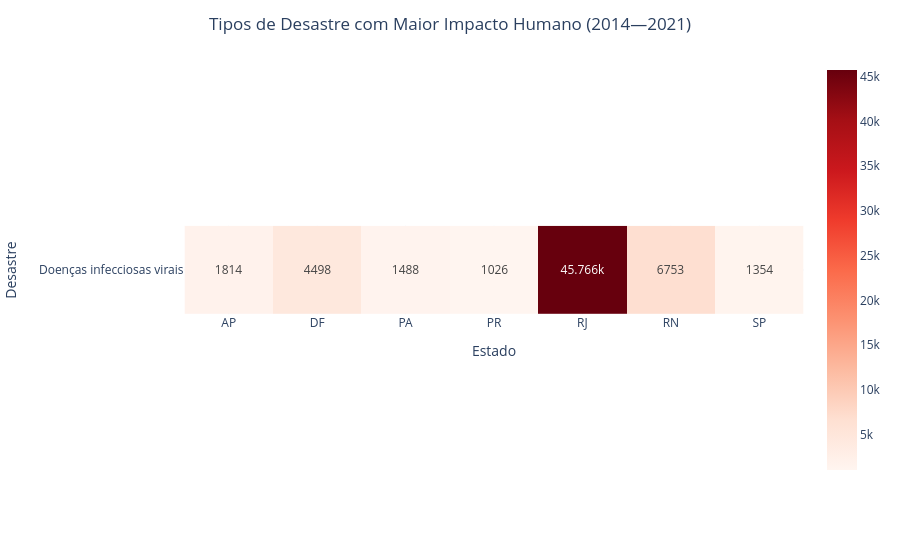

Source (notebook cell):
### Markdown cell above
Criar gráfico
- Heatmap

### Code cell
df_heat = q3_covid_df.groupby(
    ["state", "disaster"],
    as_index=False
)["deaths"].sum()

fig = px.imshow(
    df_heat.pivot(index="disaster", columns="state", values="deaths"),
    text_auto=True,
    color_continuous_scale="Reds"
)

fig.update_layout(
    title="Tipos de Desastre com Maior Impacto Humano (2014—2021)",
    title_x=0.5,
    xaxis_title="Estado",
    yaxis_title="Desastre",
    template="plotly_white"
)

fig.show()

### Figure 1 — Plotly figure (JSON) as saved in the notebook; plotly's stock layout.template omitted (floating-point values rounded to 4 significant figures)
{"data": [{"coloraxis": "coloraxis", "hovertemplate": "state: %{x}<br>disaster: %{y}<br>color: %{z}<extra></extra>", "name": "0", "texttemplate": "%{z}", "type": "heatmap", "x": ["AP", "DF", "PA", "PR", "RJ", "RN", "SP"], "xaxis": "x", "y": [" Doenças infecciosas virais"], "yaxis": "y", "z": [[1814, 4498, 1488, 1026, 45766, 6753, 1354]]}], "layout": {"coloraxis": {"colorscale": [[0, "rgb(255,245,240)"], [0.125, "rgb(254,224,210)"], [0.25, "rgb(252,187,161)"], [0.375, "rgb(252,146,114)"], [0.5, "rgb(251,106,74)"], [0.625, "rgb(239,59,44)"], [0.75, "rgb(203,24,29)"], [0.875, "rgb(165,15,21)"], [1, "rgb(103,0,13)"]]}, "margin": {"t": 60}, "title": {"text": "Tipos de Desastre com Maior Impacto Humano (2014—2021)", "x": 0.5}, "xaxis": {"anchor": "y", "constrain": "domain", "domain": [0, 1], "scaleanchor": "y", "title": {"text": "Estado"}}, "yaxis": {"anchor": "x", "autorange": "reversed", "constrain": "domain", "domain": [0, 1], "title": {"text": "Desastre"}}}}
